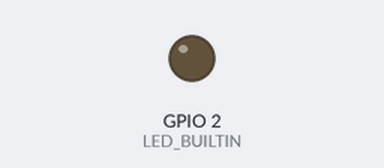
The sketch below on a simulated ESP8266 (NodeMCU). On the bench: output pins drawn as LEDs (lit = HIGH, except the on-board LED, lit = LOW). WiFi joins after 1.5 s; servers stay silent unless stated; uploads are accepted with an empty reply; what the sketch prints to the serial monitor is not drawn.

Above: at 1.6 s.
At 4.6 s:
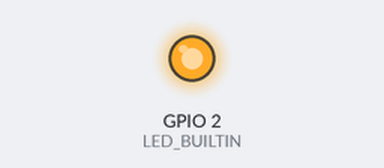
Timing chart, 0 to 6.1 s (numbered marks = the images above):
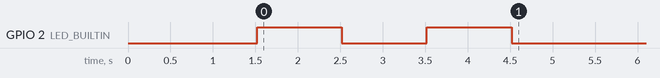

The sketch:

esp32_client.ino
```cpp
// Complete Instructions to Get and Change ESP MAC Address: https://RandomNerdTutorials.com/get-change-esp32-esp8266-mac-address-arduino/

#ifdef ESP32
  #include <WiFi.h>
  #include <HTTPClient.h>
#else
  #include <ESP8266WiFi.h>
  #include <ESP8266HTTPClient.h>
#endif

unsigned long lastTime = 0;

unsigned long timerDelay = 10000;


String serverName = "http://vcm-35196.vm.duke.edu:5000/post_lift";

const char* ssid = "DukeOpen";
// const char* password =  "yourNetworkPass";

// the setup function runs once when you press reset or power the board
void setup() {
  // initialize digital pin LED_BUILTIN as an output.

  pinMode(LED_BUILTIN, OUTPUT);
  Serial.begin(9600);
  while (!Serial) ;

  Serial.println("");
  Serial.println("");
  Serial.println("_______________________________");


  WiFi.begin(ssid);

  Serial.print("ESP Board MAC Address:  ");
  Serial.println(WiFi.macAddress());
  Serial.println("");

  while (WiFi.status() != WL_CONNECTED) {
    delay(500);
    Serial.println("Connecting to WiFi..");
  }

  Serial.println("Connected to the WiFi network");

  digitalWrite(LED_BUILTIN, HIGH);
  delay(1000);
  digitalWrite(LED_BUILTIN, LOW);
  delay(1000);
  digitalWrite(LED_BUILTIN, HIGH);
  delay(1000);
  digitalWrite(LED_BUILTIN, LOW);

}

// the loop function runs over and over again forever
void loop() {
  //Send an HTTP POST request every 10 minutes


  if ((millis() - lastTime) > timerDelay) {

    //Check WiFi connection status
    if(WiFi.status()== WL_CONNECTED){
      WiFiClient client;
      HTTPClient http;

      // Your Domain name with URL path or IP address with path
      http.begin(client, serverName);
      // Specify content-type header
      http.addHeader("Content-Type", "application/json");

      int count = 3;
      int avgDuration = 4;
      int avgHeight = 5;

      // Construct JSON payload
      String payload = "{\"count\": " + String(count) + ", \"avgDuration\": " + String(avgDuration) + ", \"avgHeight\": " + String(avgHeight) + "}";

      int httpResponseCode = http.POST(payload);

      Serial.print("HTTP Response code: ");
      Serial.println(httpResponseCode);


      String responseMessage = http.getString();
      Serial.print("HTTP Response message: ");
      Serial.println(responseMessage);

      // Free resources
      http.end();
    }
    else {
      Serial.println("WiFi Disconnected");
    }
    lastTime = millis();
  }
}
```
